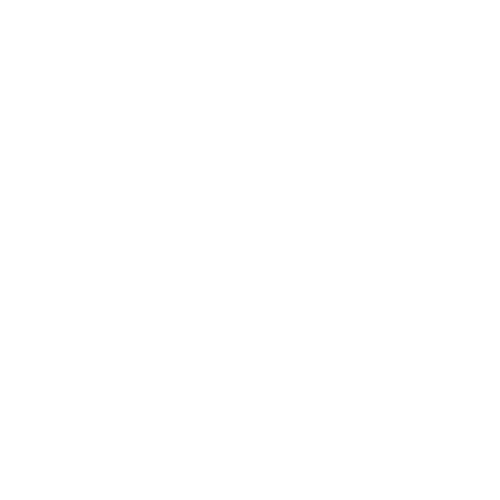
Frame 1 (no input)
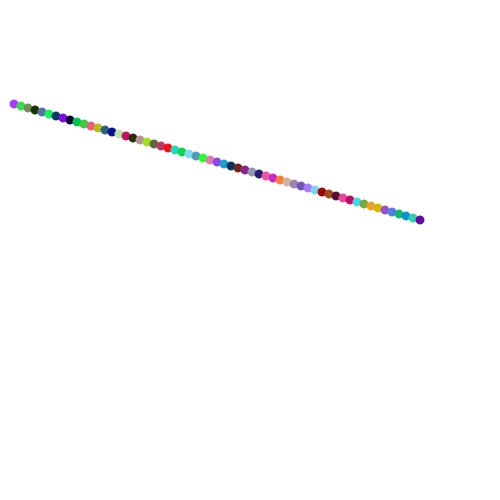
Frame 60 (the mouse pressed at the canvas centre just before this capture)
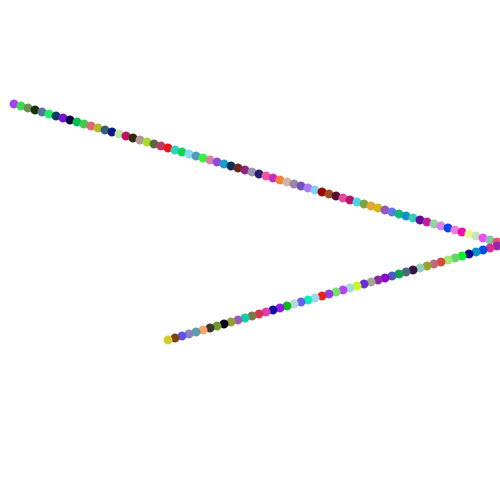
Frame 120 (the mouse held since frame 60 and released just before this capture)

The Processing sketch that drew these frames (run headless with seeded random() and noise(); from frame 60 on, the mouse is pressed at the canvas centre):

// Processing sketch: processing_85588
// ── processing_85588.pde

int x,y;

void setup(){
size(500,500);
noStroke();  
smooth();
background(255);
 x=0;
 y=100;
frameRate(100);
}

int speedX = 7;
int speedY = 2;

void draw(){  

  x=x+ speedX;
  y=y+ speedY;
  if(x>width){
    speedX = speedX * -1;}
  else if (x<0){
    speedX=speedX*-1;}
  if (y>height){
    speedY = speedY * -1;}
    else if(y<0){
      speedY= speedY * -1;}
 ellipse(x,y,9,9);
  fill(random(255),random(255),random(255));
noStroke();
}
